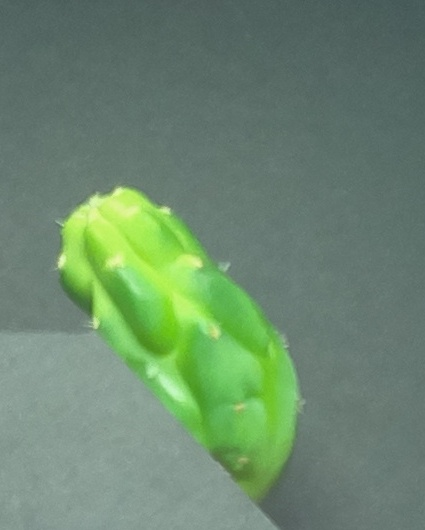
#> input picture test.jpg, 425 x 530 px
$ python find_contour.py
#> lines starting #> are read from the running program, lines starting #| are printed output that depends on the picture; after the words box and inside, x2 and y2 are one past the last pixel; in counts of white or black regions, pixels touching at a corner belong together
import cv2
import numpy as np

def find_contours(image, lower_color, upper_color):
    # Convert the image to HSV color space to better detect the target color
    hsv = cv2.cvtColor(image, cv2.COLOR_BGR2HSV)

    # Create a mask for the specified color range
    mask = cv2.inRange(hsv, lower_color, upper_color)

    # Apply minimal Gaussian Blur (using a small kernel size for minimal smoothing)
    mask = cv2.GaussianBlur(mask, (3, 3), 0)

    # Find contours in the masked grayscale image
    contours, _ = cv2.findContours(mask, cv2.RETR_EXTERNAL, cv2.CHAIN_APPROX_SIMPLE)

    return contours

def draw_translucent_contours(base_image, contours, color, alpha=0.5):
    # Create a blank overlay with the same size as the base image
    overlay = base_image.copy()

    # Draw filled contours on the overlay
    for contour in contours:
        cv2.drawContours(overlay, [contour], -1, color, thickness=cv2.FILLED)

    # Blend the overlay with the base image using the alpha (transparency) factor
    cv2.addWeighted(overlay, alpha, base_image, 1 - alpha, 0, base_image)

# Load two images (assuming 'test.jpg' and 'test1.jpg' are the original images)
image1 = cv2.imread('test.jpg')
#> image1 is the input picture: shape (530, 425, 3); mean B, G, R 110.6, 136.3, 107.8
image2 = cv2.imread('test1.jpg')
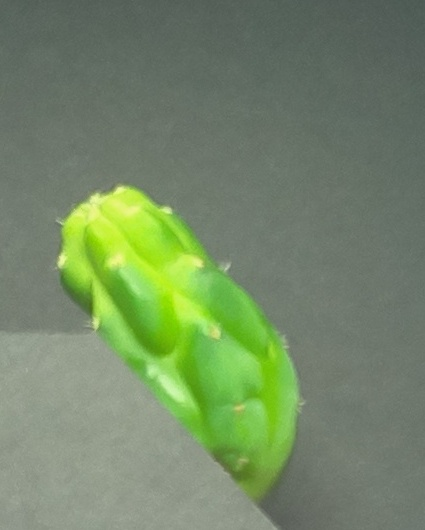
#> input picture test1.jpg, 425 x 530 px
#> image2 is the input picture: shape (530, 425, 3); mean B, G, R 102.8, 136.2, 116.2

# Resize both images to the same dimensions (425px x 530px in this case)
image1 = cv2.resize(image1, (425, 530))
image2 = cv2.resize(image2, (425, 530))

# Define the range of green color in HSV for contour detection
lower_green = np.array([35, 100, 100])
upper_green = np.array([85, 255, 255])

# Find contours in both images
contours1 = find_contours(image1, lower_green, upper_green)
#> in find_contours, `hsv = cv2.cvtColor(image, cv2.COLOR_BGR2HSV)`: hsv: shape (530, 425, 3); mean H, S, V 74, 59, 136.3
#> in find_contours, `mask = cv2.inRange(hsv, lower_color, upper_color)`:
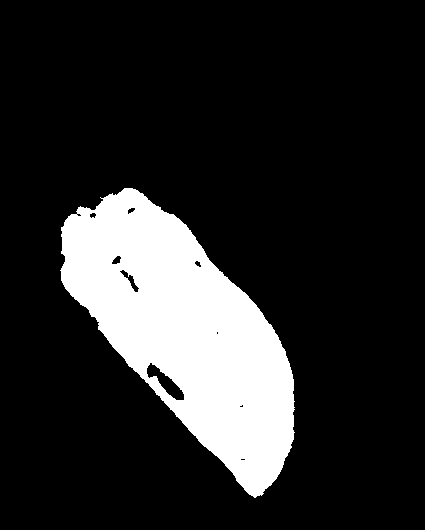
#> mask: shape (530, 425); 16.5% white; 1 white region
#> in find_contours, `contours, _ = cv2.findContours(mask, cv2.RETR_EXTERNAL, cv2.CHAIN_APPR..`: contours = 1 contour; box (x1, y1, x2, y2) and area: (59, 187, 296, 499) 38588
#> contours1 has the same summary as contours in find_contours
contours2 = find_contours(image2, lower_green, upper_green)
#> in find_contours (call 2), `hsv = cv2.cvtColor(image, cv2.COLOR_BGR2HSV)`: hsv: shape (530, 425, 3); mean H, S, V 55, 52.3, 136.2
#> in find_contours (call 2), `mask = cv2.inRange(hsv, lower_color, upper_color)`:
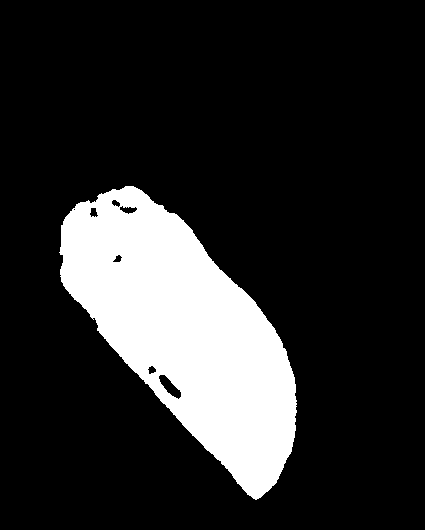
#> mask: shape (530, 425); 17.1% white; 1 white region
#> in find_contours (call 2), `contours, _ = cv2.findContours(mask, cv2.RETR_EXTERNAL, cv2.CHAIN_APPR..`: contours = 1 contour; box (x1, y1, x2, y2) and area: (58, 185, 298, 501) 39822
#> contours2 has the same summary as contours in find_contours

# Create a blank image (black background) to draw the contours
overlap_image = np.zeros_like(image1)

# Draw translucent blue contours for image1
draw_translucent_contours(overlap_image, contours1, (255, 0, 0), alpha=0.5)  # Blue with 50% opacity
#> in draw_translucent_contours, `overlay = base_image.copy()`: overlay: shape (530, 425, 3); every value is 0
#> the loop in draw_translucent_contours, `for contour in contours:` made 1 pass
#> after the loop in draw_translucent_contours, `for contour in contours:`:
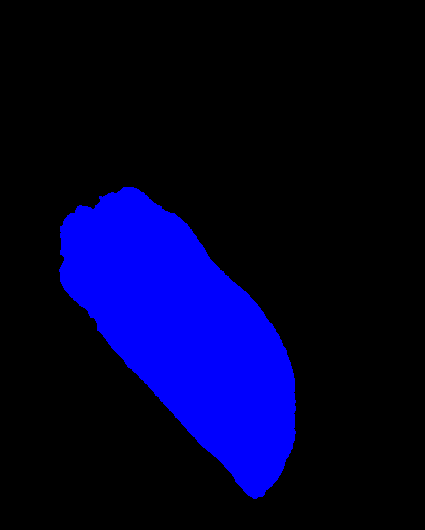
#> overlay: shape (530, 425, 3); mean of channels 0, 1, 2 44.1, 0, 0; drawn as B, G, R

# Draw translucent yellow contours for image2
draw_translucent_contours(overlap_image, contours2, (0, 255, 255), alpha=0.5)  # Yellow with 50% opacity
#> call 2 of draw_translucent_contours, with color = (0, 255, 255), alpha = 0.5
#> the loop in draw_translucent_contours (call 2), `for contour in contours:` made 1 pass
#> after the loop in draw_translucent_contours (call 2), `for contour in contours:`:
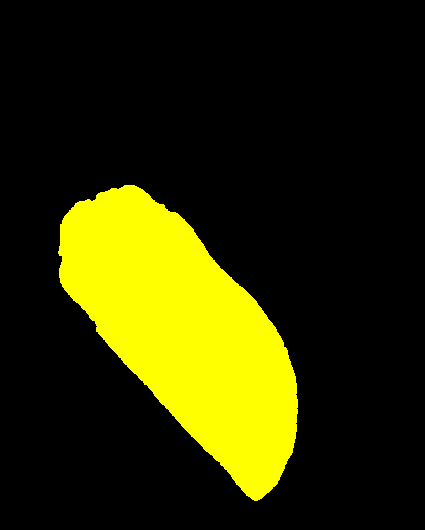
#> overlay: shape (530, 425, 3); mean of channels 0, 1, 2 0, 45.5, 45.5; drawn as B, G, R
#> in draw_translucent_contours (call 2), `cv2.addWeighted(overlay, alpha, base_image, 1 - alpha, 0, base_image)`:
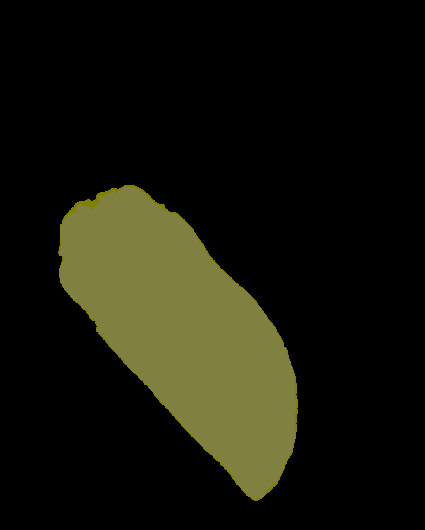
#> base_image: shape (530, 425, 3); mean of channels 0, 1, 2 11.1, 22.8, 22.8; drawn as B, G, R

# Draw green outlines for contours in both images
for contour in contours1 + contours2:
    cv2.drawContours(overlap_image, [contour], -1, (0, 255, 0), 2)  # Green outline for both contours
#> this loop made 2 passes
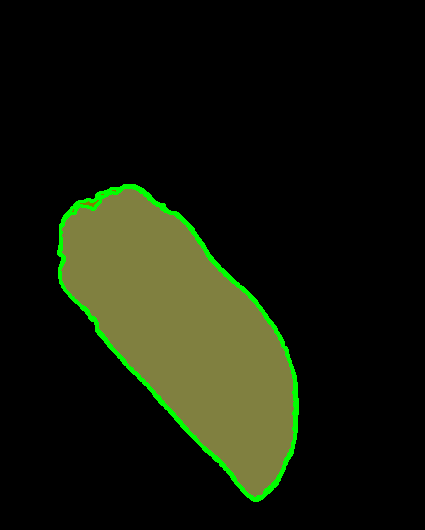
#> overlap_image: shape (530, 425, 3); 1.84% of pixels changed, all inside (x1, y1, x2, y2) = (57, 184, 299, 502); drawn as B, G, R

# Display the result (blue and yellow translucent contours with green outlines)
cv2.imshow('Overlapped Translucent Contours', overlap_image)

# Wait for a key press and close the image windows
cv2.waitKey(0)
cv2.destroyAllWindows()
